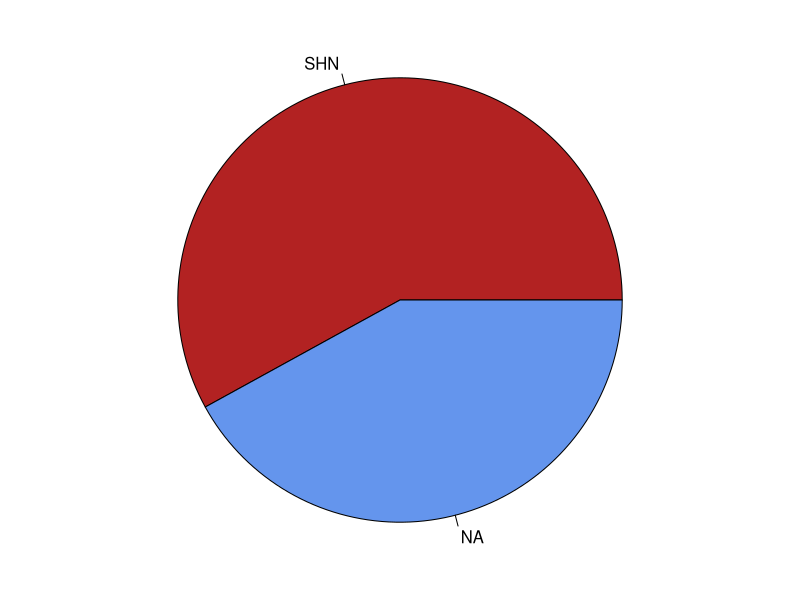
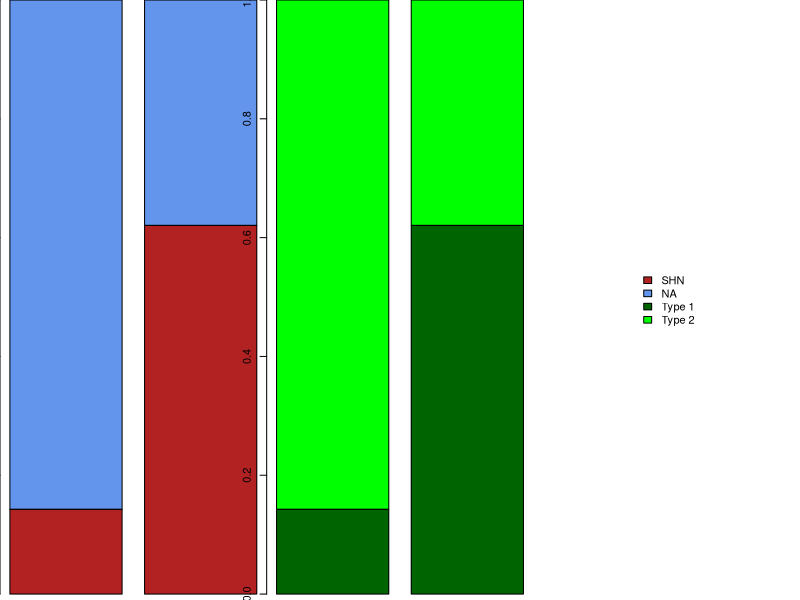
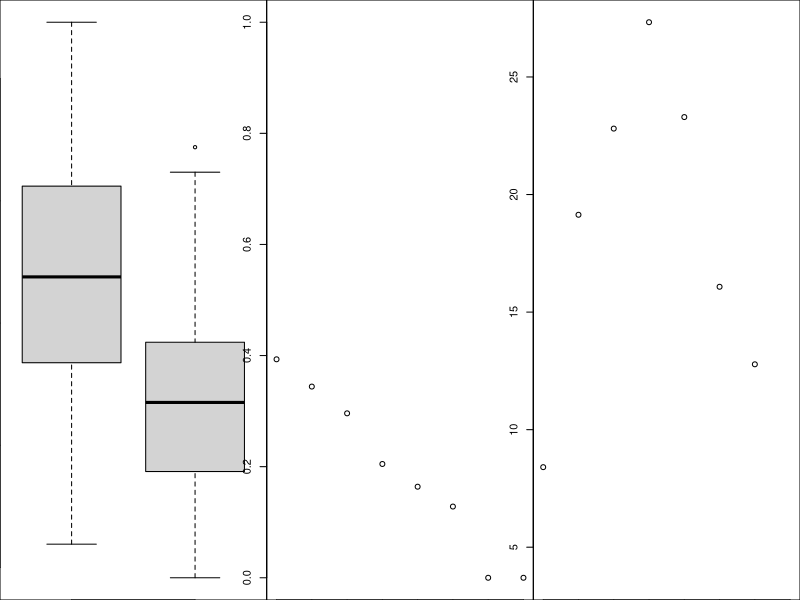

R code for these plots, in order:
## ---- chunk 1
df <- read.table("data/SHN-microbiote.csv", sep=",", header=T, stringsAsFactors = T, encoding = 'latin1', row.names=1)
knitr::kable(table(df))
## ---- chunk 2
SHN_NA <- c(sum(df$SHN==TRUE),sum(df$SHN==FALSE)) ## (1) Faire la somme des SHN et NA, peu importe le type de microbiote intestinal et (2) l'enregister dans un nouvel objet R.

par(mar=c(0,0,0,0)) # Permet de conditionner les marges du plot.
pie(SHN_NA, labels = c("SHN", "NA"), col=c("firebrick","cornflowerblue")) ## Utiliser la fonction pie.
## ---- chunk 3
df.proportion.Sport <- apply(table(df), 2, function(x) {x/sum(x)}) # je calcul les proportions en ligne.
df.proportion.Microbiote <- apply(table(df), 1, function(x) {x/sum(x)}) # je calcul les proportions en colonne.

layout(matrix(c(1,2,3), nrow=1)) # permet de réaliser une fenêtre graphique à 3 cases
barplot(as.matrix(df.proportion.Sport), col=c("firebrick","cornflowerblue"), xlab="Type de Microbiote") # premier plot
barplot(as.matrix(df.proportion.Microbiote), col=c("darkgreen","green"), xlab="Sports")  # second plot

plot.new() # j'ajoute un troisième plot vide pour pouvoir placer la légende.
legend("center",c('SHN', 'NA', "Type 1", "Type 2"), 
       fill=c("firebrick","cornflowerblue","darkgreen","green"), bty="n")
## ---- chunk 4
print(chisq.test(df$SHN, df$Enterotype))
## ---- chunk 5
set.seed(2)
## ---- chunk 6
n <- 200
## ---- chunk 7
PA <- rpois(n, 4.2)+rnorm(n, 0, 1)
## ---- chunk 8
Risk <- NULL
for(i in 1:n){
  Risk <- c(Risk, rbinom(1, 1, PA[i]/10+(0.1)))
}
# Renommer la variable Risk (R) pour que le 1 soit égal à pas de risque.
# Renommer la variable Risk (R) pour que le 0 soit égal à risque.
Risk[Risk==1]="Pas_de_risque" ; Risk[Risk==0]="risque"
## ---- chunk 9
boxplot(PA~Risk)
## ---- chunk 10
P_risk = NULL
for (nb_PA in 1:8){
  P_risk <- c(P_risk, table(data.frame(Risk, PA>=nb_PA))[2,2]/sum(table(data.frame(Risk, PA>=nb_PA))[,2]))
}
## ---- chunk 11
plot(P_risk~c(1:8), ylim=c(0,1))
## ---- chunk 12
p.value = statistique = NULL
for (nb_PA in 1:8){
  statistique <- c(statistique, chisq.test(table(data.frame(Risk, PA>=nb_PA)))$statistic)
  p.value <- c(p.value, chisq.test(table(data.frame(Risk, PA>=nb_PA)))$p.value)
}
## ---- chunk 13
plot(statistique~c(1:8), col=p.value<0.05)
## ---- chunk 14
which.min(p.value)
